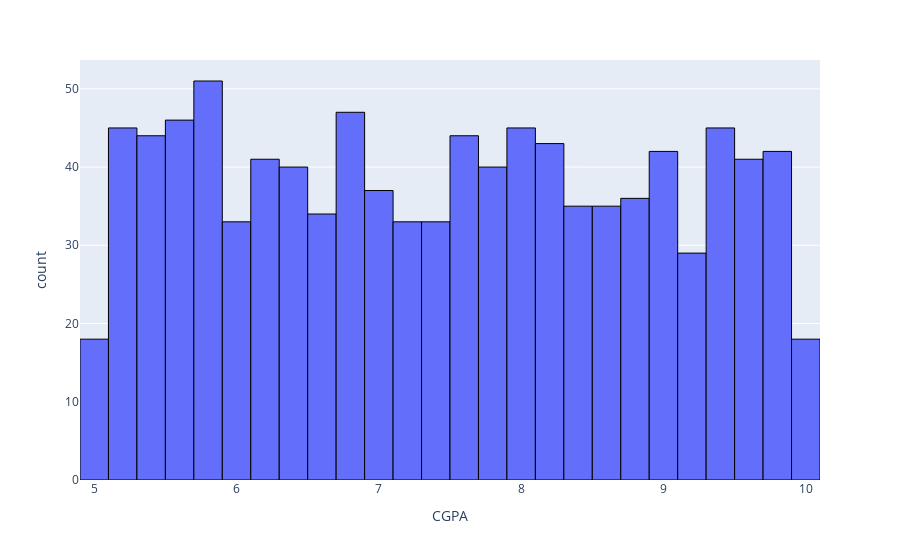

The notebook cell saved with this chart:
### Code cell
import plotly_express as px
fig = px.histogram(df, x='CGPA')
fig.update_traces(marker_line_color="black", marker_line_width=1)
fig.show()

### Figure 1 — Plotly figure (JSON) as saved in the notebook; plotly's stock layout.template omitted (floating-point values rounded to 4 significant figures; data arrays with more than 128 entries replaced by an {"elided": "..."} marker saying what was removed)
{"data": [{"alignmentgroup": "True", "bingroup": "x", "hovertemplate": "CGPA=%{x}<br>count=%{y}<extra></extra>", "legendgroup": "", "marker": {"color": "#636efa", "line": {"color": "black", "width": 1}, "pattern": {"shape": ""}}, "name": "", "offsetgroup": "", "orientation": "v", "showlegend": false, "type": "histogram", "x": {"elided": "997 float values"}, "xaxis": "x", "yaxis": "y"}], "layout": {"barmode": "relative", "legend": {"tracegroupgap": 0}, "margin": {"t": 60}, "xaxis": {"anchor": "y", "domain": [0, 1], "title": {"text": "CGPA"}}, "yaxis": {"anchor": "x", "domain": [0, 1], "title": {"text": "count"}}}}
